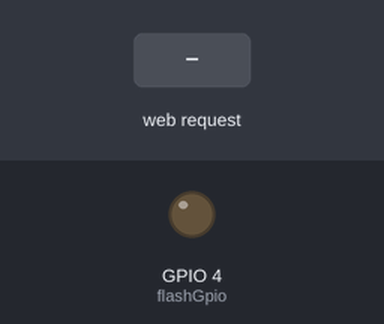
Bench run of a sketch on a simulated ESP32. Parts: output pins drawn as LEDs (lit = HIGH). The inputs (shaded band) are chosen by the test bench. WiFi joins after 1.5 s; servers stay silent unless stated; the camera gives no picture; what the sketch prints to the serial monitor is not drawn.

Above: at 4.0 s.
4.1 s: HTTP request GET /capture received
At 4.5 s:
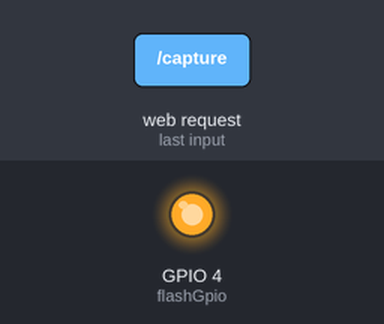
Timing chart, 0 to 7.1 s (numbered marks = the images above; inputs shaded):
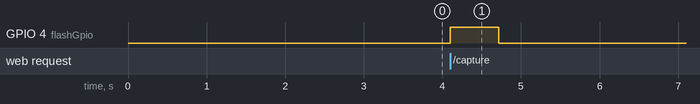

The sketch:

Esp32_Image_Http.ino
```cpp
#include "esp_camera.h"
#include <WiFi.h>
#include <WebServer.h>

const char* ssid = "SSID";
const char* password = "PASS";

const auto flashGpio = GPIO_NUM_4;

WebServer server(80);

void handleCapture() {
    digitalWrite(flashGpio, HIGH);
    delay(500);

    camera_fb_t *fb = esp_camera_fb_get();
    if (fb) esp_camera_fb_return(fb);

    fb = esp_camera_fb_get();

    digitalWrite(flashGpio, LOW);

    if (!fb) {
        server.send(500, "text/plain", "Camera capture failed");
        return;
    }

    server.sendHeader("Content-Type", "image/jpeg");
    server.sendHeader("Content-Length", String(fb->len));
    server.send_P(200, "image/jpeg", (const char *)fb->buf, fb->len);
    esp_camera_fb_return(fb);
}

void setup() {
    Serial.begin(115200);

    pinMode(flashGpio, OUTPUT);
    digitalWrite(flashGpio, LOW);

    WiFi.begin(ssid, password);
    while (WiFi.status() != WL_CONNECTED) delay(500);

    delay(1000);

    // Configure camera pins and settings
    camera_config_t config;
    config.ledc_channel = LEDC_CHANNEL_0;
    config.ledc_timer   = LEDC_TIMER_0;
    config.pin_d0 = 5;
    config.pin_d1 = 18;
    config.pin_d2 = 19;
    config.pin_d3 = 21;
    config.pin_d4 = 36;
    config.pin_d5 = 39;
    config.pin_d6 = 34;
    config.pin_d7 = 35;
    config.pin_xclk = 0;
    config.pin_pclk = 22;
    config.pin_vsync = 25;
    config.pin_href = 23;
    config.pin_sscb_sda = 26;
    config.pin_sscb_scl = 27;
    config.pin_pwdn = 32;
    config.pin_reset = -1;
    config.xclk_freq_hz = 20000000;
    config.pixel_format = PIXFORMAT_JPEG;
    config.frame_size = FRAMESIZE_XGA;
    config.jpeg_quality = 12;
    config.fb_count = 1;

    if (esp_camera_init(&config) != ESP_OK) {
        Serial.println("Camera init failed");
        return;
    }

    server.on("/capture", handleCapture);
    server.begin();

    Serial.print("Server started: ");
    Serial.println(WiFi.localIP());
}

void loop() {
    server.handleClient();
}
```

Measured:
- after the input at 4.1 s, GPIO 4 (flashGpio): LOW → HIGH at once, → LOW 0.62 s later
